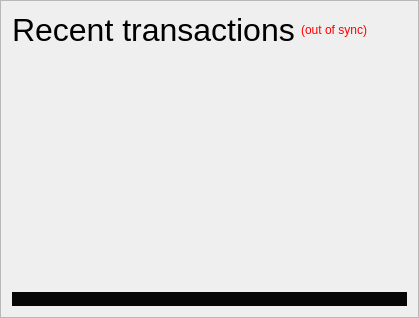
                <widget class="QFrame" name="frame_RecentTransactions">
                 <property name="minimumSize">
                  <size>
                   <width>0</width>
                   <height>0</height>
                  </size>
                 </property>
                 <property name="frameShape">
                  <enum>QFrame::StyledPanel</enum>
                 </property>
                 <property name="frameShadow">
                  <enum>QFrame::Raised</enum>
                 </property>
                 <layout class="QVBoxLayout" name="verticalLayout_1" stretch="0,0,0,0">
                  <item>
                   <layout class="QHBoxLayout" name="horizontalLayout_2">
                    <item>
                     <widget class="QLabel" name="label_4">
                      <property name="minimumSize">
                       <size>
                        <width>0</width>
                        <height>20</height>
                       </size>
                      </property>
                      <property name="font">
                       <font>
                        <pointsize>24</pointsize>
                        <weight>50</weight>
                        <bold>false</bold>
                       </font>
                      </property>
                      <property name="text">
                       <string>Recent transactions</string>
                      </property>
                     </widget>
                    </item>
                    <item>
                     <widget class="QLabel" name="labelTransactionsStatus">
                      <property name="cursor">
                       <cursorShape>WhatsThisCursor</cursorShape>
                      </property>
                      <property name="toolTip">
                       <string>The displayed information may be out of date. Your wallet automatically synchronizes with the Darkpaycoin network after a connection is established, but this process has not completed yet.</string>
                      </property>
                      <property name="styleSheet">
                       <string notr="true">QLabel { color: red; }</string>
                      </property>
                      <property name="text">
                       <string notr="true">(out of sync)</string>
                      </property>
                      <property name="alignment">
                       <set>Qt::AlignRight|Qt::AlignTrailing|Qt::AlignVCenter</set>
                      </property>
                     </widget>
                    </item>
                    <item>
                     <spacer name="horizontalSpacer">
                      <property name="orientation">
                       <enum>Qt::Horizontal</enum>
                      </property>
                      <property name="sizeHint" stdset="0">
                       <size>
                        <width>40</width>
                        <height>20</height>
                       </size>
                      </property>
                     </spacer>
                    </item>
                   </layout>
                  </item>
                  <item>
                   <widget class="QListView" name="listTransactions">
                    <property name="minimumSize">
                     <size>
                      <width>0</width>
                      <height>0</height>
                     </size>
                    </property>
                    <property name="styleSheet">
                     <string notr="true">QListView { background: transparent; }</string>
                    </property>
                    <property name="frameShape">
                     <enum>QFrame::NoFrame</enum>
                    </property>
                    <property name="verticalScrollBarPolicy">
                     <enum>Qt::ScrollBarAlwaysOff</enum>
                    </property>
                    <property name="horizontalScrollBarPolicy">
                     <enum>Qt::ScrollBarAlwaysOff</enum>
                    </property>
                    <property name="selectionMode">
                     <enum>QAbstractItemView::NoSelection</enum>
                    </property>
                   </widget>
                  </item>
                  <item>
                   <spacer name="verticalSpacer_2">
                    <property name="orientation">
                     <enum>Qt::Vertical</enum>
                    </property>
                    <property name="sizeType">
                     <enum>QSizePolicy::Expanding</enum>
                    </property>
                    <property name="sizeHint" stdset="0">
                     <size>
                      <width>20</width>
                      <height>40</height>
                     </size>
                    </property>
                   </spacer>
                  </item>
                  <item>
                   <widget class="QLabel" name="labelAlerts">
                    <property name="maximumSize">
                     <size>
                      <width>16777215</width>
                      <height>16777215</height>
                     </size>
                    </property>
                    <property name="styleSheet">
                     <string notr="true">background-color: #060607; color:#ff4500;</string>
                    </property>
                    <property name="text">
                     <string/>
                    </property>
                    <property name="wordWrap">
                     <bool>true</bool>
                    </property>
                    <property name="margin">
                     <number>3</number>
                    </property>
                   </widget>
                  </item>
                 </layout>
                </widget>
